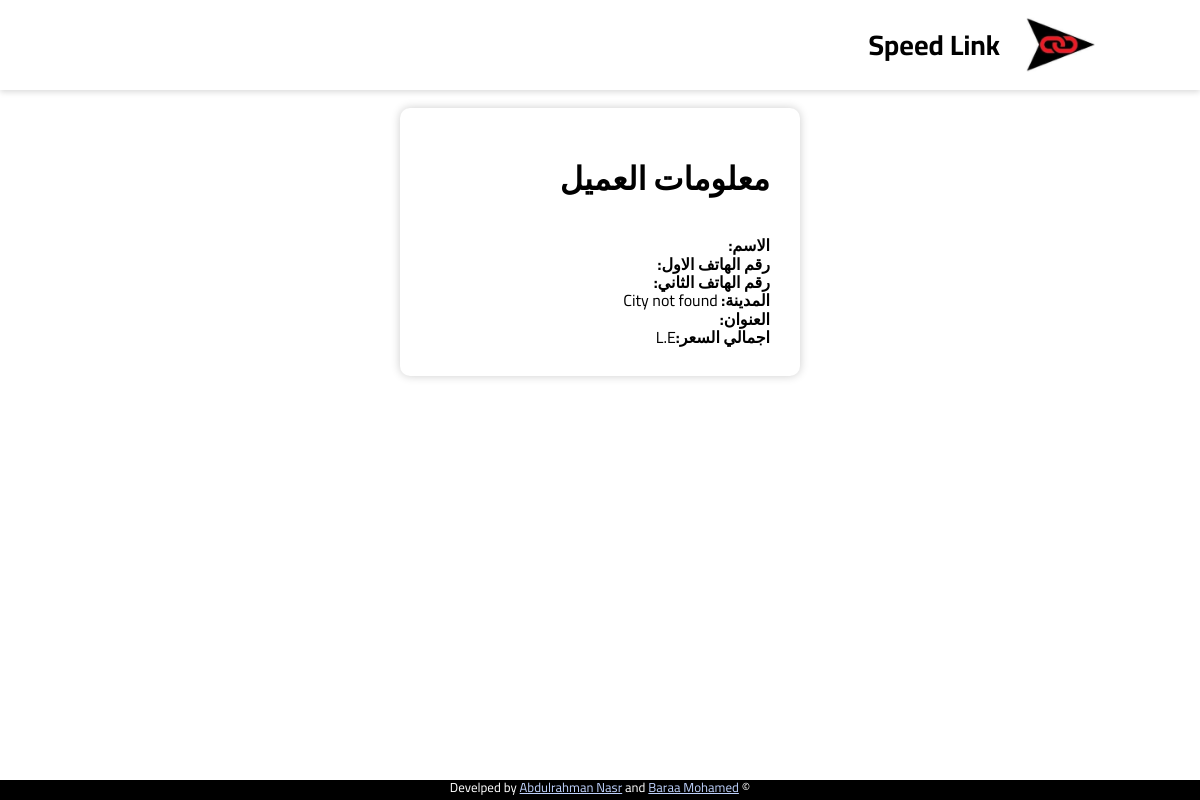
Before: /track/SPL410724369186889 with the older database file.
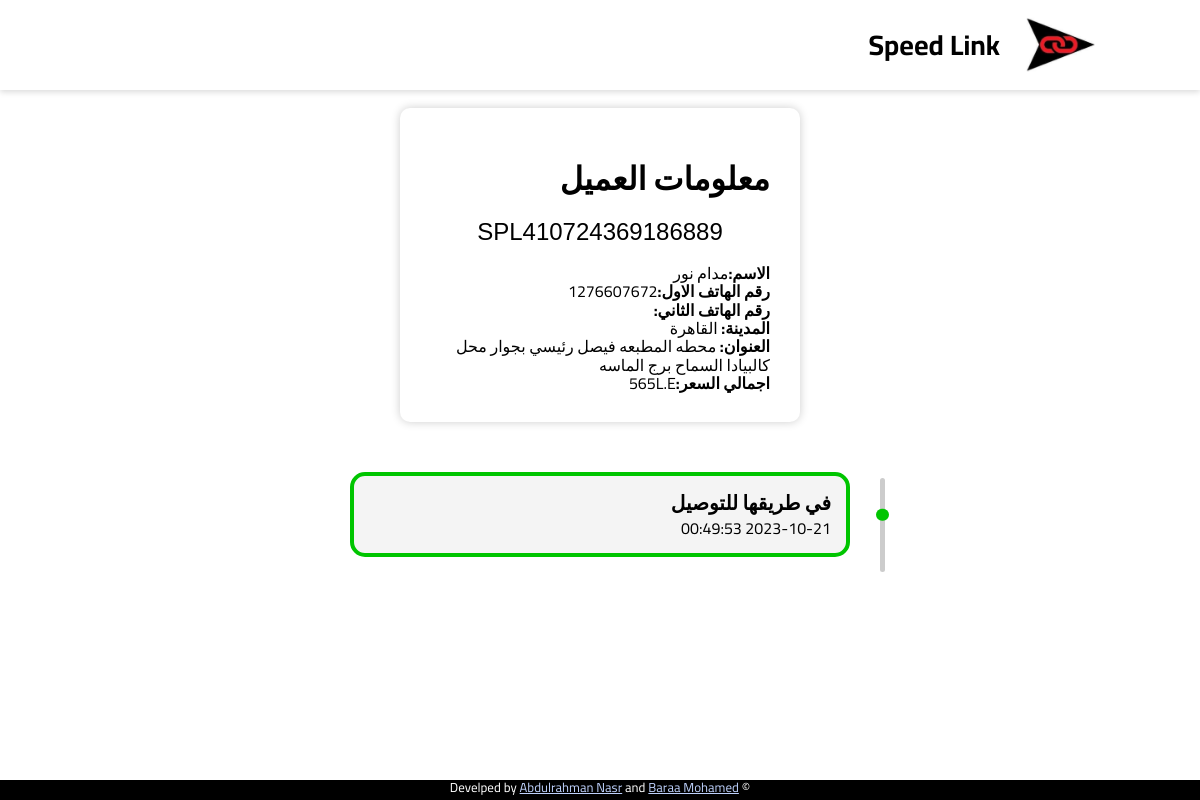
After: the same page with the newer database file.
### app.py (models this page shows)
class Shipment(db.Model):
    id = db.Column(db.Integer, primary_key=True)
    barcode = db.Column(db.String(18))
    shipper_username = db.Column(db.Integer)
    status = db.Column(db.String(50))
    delivery_id = db.Column(db.Integer)
    shipper_name = db.Column(db.String(100))
    shipper_phone_1 = db.Column(db.String(11))
    shipper_phone_2 = db.Column(db.String(11))
    shipper_address = db.Column(db.String(200))
    shipper_city = db.Column(db.String(100))
    shipper_wallet_code = db.Column(db.String(15))
    shipper_note = db.Column(db.Text)
    recipient_name = db.Column(db.String(100))
    recipient_phone_1 = db.Column(db.String(15))
    recipient_phone_2 = db.Column(db.String(15))
    recipient_address = db.Column(db.String(200))
    recipient_city = db.Column(db.String(100))
    recipient_note = db.Column(db.Text)
    pprice = db.Column(db.Integer)
    dprice = db.Column(db.Integer)
    tprice = db.Column(db.Integer)
    shipment_status = db.Column(db.String(100))
    date = db.Column(db.String(23))
    delivery_date = db.Column(db.String(23) )
    aws_code = db.Column(db.String(25))
    how = db.Column(db.String(25))
    isprint = db.Column(db.Integer)
    issend = db.Column(db.Integer)
    Collector = db.Column(db.Integer)

class ShippingDetail(db.Model):
    id = db.Column(db.Integer, primary_key=True)
    barcode = db.Column(db.String(18))
    shipment_id = db.Column(db.Integer)
    delivery_id = db.Column(db.Integer)
    state = db.Column(db.String(100))
    created_at = db.Column(db.String(23))

### app.py (the view)
@app.route('/track/<barcode>')
def track(barcode):
    info = Shipment.query.filter_by(barcode=barcode).first()
    Detail = ShippingDetail.query.filter_by(barcode=barcode).all()
    Detail = Detail[::-1]
    return render_template('product.html',info=info,D=Detail)

### templates/product.html (shortened to what the changed rows need)
<!DOCTYPE html>
<html lang="en">
<head>
    <link href="https://fonts.cdnfonts.com/css/barcode-font" rel="stylesheet">
    <link href="https://fonts.cdnfonts.com/css/barcode-font" rel="stylesheet">
    <link rel="stylesheet" href="{{ url_for('static',filename='css/style.css') }}" />
    <link rel="stylesheet" href="{{ url_for('static',filename='css/product.css') }}" />
    <link href="https://fonts.cdnfonts.com/css/barcode-font" rel="stylesheet">
    <link rel="stylesheet" href="https://cdnjs.cloudflare.com/ajax/libs/normalize/8.0.1/normalize.min.css"
    />
</head>
<body dir="rtl">
    <div class="container">
        <header class="header">
            <div class="logo">
                <h1 class="name">Speed Link</h1>
            </div>
        </header>
        <br>
        <center>
            <div class="section">
                <h1>معلومات العميل</h1>
                <div class="barcode">
                    <p class="barcode">{{ info.barcode }}</p>
                </div>
                <br>
                <p><strong>الاسم:</strong>{{ info.recipient_name }}</p>
                <p><strong>رقم الهاتف الاول:</strong>{{ info.recipient_phone_1 }}</p>
                <p><strong>رقم الهاتف الثاني:</strong>{{ info.recipient_phone_2 }}</p>
                <p><strong>المدينة:</strong>
                    {% if info.recipient_city == '1' %}
                    القاهرة
                {% elif info.recipient_city == '2' %}
                    البحيرة
                {% elif info.recipient_city == '3' %}
                    الاسكندرية
                {% elif info.recipient_city == '4' %}
                    الدلتا
                {% elif info.recipient_city == '5' %}
                    الاسماعيلية
                {% elif info.recipient_city == '6' %}
                    بورسعيد
                {% elif info.recipient_city == '7' %}
                    السويس
                {% elif info.recipient_city == '8' %}
                    الشرقية
                {% elif info.recipient_city == '9' %}
                    بنى سويف
                {% elif info.recipient_city == '10' %}
                    المنيا
                {% elif info.recipient_city == '11' %}
                    اسيوط
                {% elif info.recipient_city == '12' %}
                    سوهاج
                {% elif info.recipient_city == '13' %}
                    الساحل الشمالي
                {% elif info.recipient_city == '14' %}
                    مطروح
                {% elif info.recipient_city == '15' %}
                    قنا
                {% elif info.recipient_city == '16' %}
                    الاقصر
                {% elif info.recipient_city == '17' %}
                    اسوان
                {% elif info.recipient_city == '18' %}
                    شرم الشيخ
                {% elif info.recipient_city == '19' %}
                    الغردقة
                {% elif info.recipient_city == '20' %}
                    مدن البحر الاحمر
                {% elif info.recipient_city == '21' %}
                    الفيوم
                {% elif info.recipient_city == '22' %}
                    خارج التغطية
                {% elif info.recipient_city == '23' %}
                    موقوف
                {% elif info.recipient_city == '24' %}
                    ش
                {% elif info.recipient_city == '25' %}
                    منصورة
                {% elif info.recipient_city == '26' %}
                    قليوب
                {% else %}
                    City not found
                {% endif %}</p>
                <p><strong>العنوان:</strong>{{ info.recipient_address }}</p>
                <p><strong>اجمالي السعر:</strong>{{ info.tprice }}L.E</p>
            </div>
        </center>
        <div class="status-list">
            {% for s in D %}
            <div class="status-item {% if s.state == info.shipment_status %}active{% endif %}">
                <div class="status-content">
                    <h3>{{ s.state }}</h3>
                    <p>{{ s.created_at }}</p>
                </div>
            </div>
            {% endfor %}
        </div>
    </div>
</body>
</html>

Changed rows visible on the page:
added Shipment: barcode "SPL410724369186889", recipient_name "مدام نور", recipient_phone_1 "1276607672", recipient_address "محطه المطبعه فيصل رئيسي بجوار محل كالبيادا السماح برج الماسه", tprice "565"
added ShippingDetail: state "في طريقها للتوصيل", created_at "2023-10-21 00:49:53"
Other visible differences:
text no longer shown: "City not found"
text now shown: "القاهرة"
